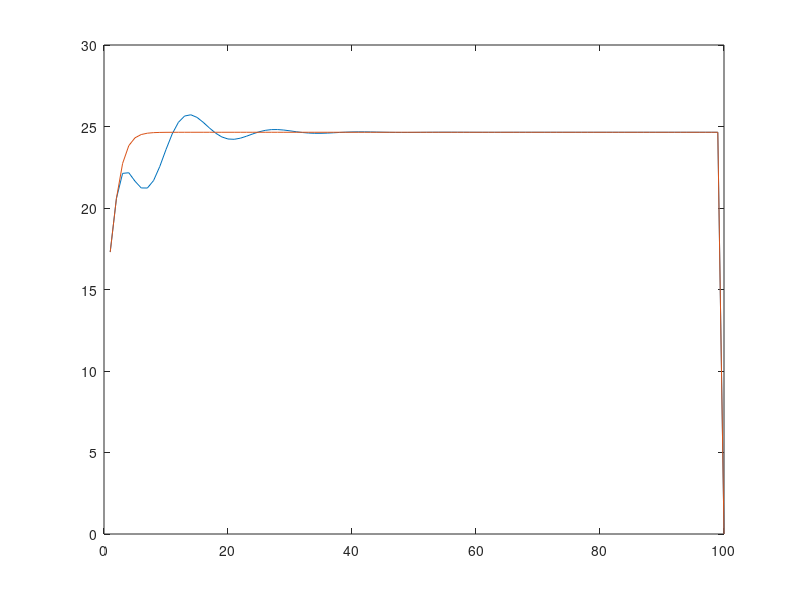
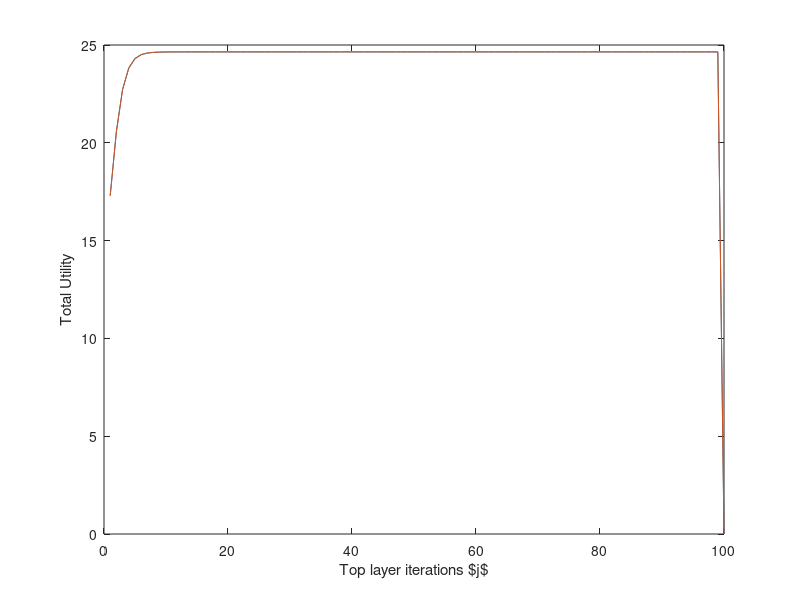
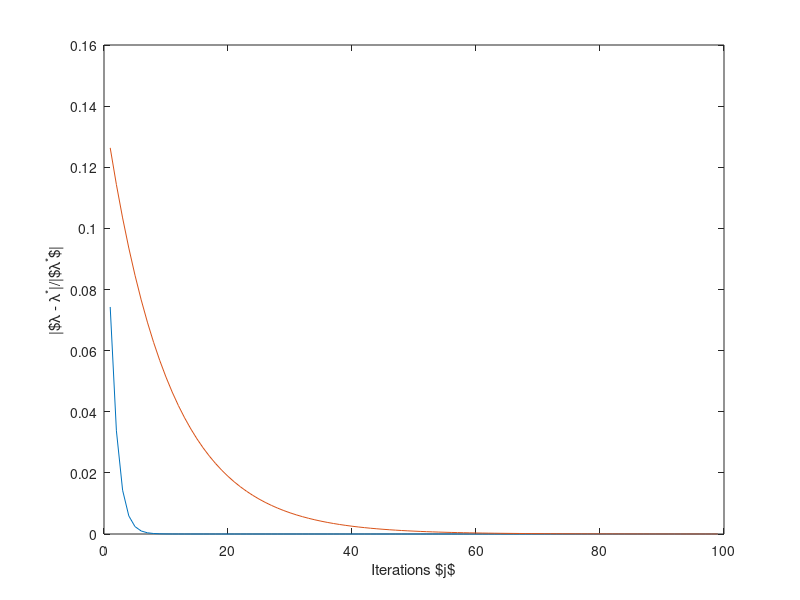

Write MATLAB code to recreate these figures, in order.
%clear;
S=10; % Number of end-users per operator
O=4; % Number of operators
N=S*O; % Number of users
Rtot= 0.5*N; % Total resource
x2=Rtot/N*ones(N,1); % Initial values of allocations for 2-layer
x3=Rtot/N*ones(S,O); % Initial values of allocations for 3-layer
%x3u=Rtot/N*ones(S,O); % Initial used values of allocations for 3-layer
lambda=1.1; % Initial lambda
mu=lambda*ones(O,1); % Initial mu
y=Rtot/O*ones(O,1); % Initial y
yu=y; % Initial used y

% number of iterations and step sizes
k1=1;
k2=1;
g2=2/52.5;
g1=4;
ds_dm=1/80;

Niter=100;
k=Niter;

w=rand(N,1)+1; % initial weights
%h = sqrt(1/2)*(randn(N,1)+1i*randn(N,1)); % initial channel
%a = abs(h.^2);
a=ones(N,1);
alphabar=5;
betabar=0.25;

T=(1)*(Niter); % duty cycle
p=lambda;

x2save=zeros(N,Niter);
ysave=zeros(O,Niter*k1);
ytemp=zeros(O,k1);
musave=zeros(O,Niter*k1*k2);
mutemp2=zeros(O,k1*k2);
mutemp=zeros(O,k2);
psave=zeros(1,Niter);
lambdasave=zeros(1,Niter);
step2=2/210;

f2=zeros(1,Niter);
f2converge=zeros(1,Niter);
Res=zeros(1,Niter);
x2u=Rtot/N*ones(N,1);
x3u=Rtot/N*ones(S,O);
f3o=zeros(O,1);
f3oj=zeros(O,k1*k2*k);
f3c=zeros(O,1);
f3cj=zeros(O,k1*k2*k);

tol=10;
ptemp=0;


for i=1:Niter-1
    flag=0;
%     if(mod(i,T)==0) % renew parameters each time slot
%         w=rand(N,1)+1;
%         h = sqrt(1/2)*(randn(N,1)+1i*randn(N,1));
%         %a = abs(h.^2);
%         a=ones(N,1);
%         flag=1;
%     end
    %     if(abs(p-ptemp)<tol)
    %         flag=1;
    %
    %     end
    w3=reshape(w,[S,O]);
    a3=reshape(a,[S,O]);
    x2=w./p - 1./a;
    x2=min(max(0,x2),Rtot);
    
    if sum(y)-Rtot > 0
        yu=y-((sum(y)-Rtot)/O).*ones(O,1);
        yu=min(max(0,yu),Rtot);
    else
        yu=y;
    end
    x2u=x2;
    if sum(x2)-Rtot > 0
        x2u=x2-((sum(x2)-Rtot)/N).*ones(N,1);
        x2u=min(max(0,x2u),Rtot);
        while sum(x2u)-Rtot > 0
        x2u=x2u-((sum(x2u)-Rtot)/N).*ones(N,1);
        x2u=min(max(0,x2u),Rtot);
        end
    else
        x2u=x2;
    end
    
    x2save(:,i)=x2;
    ptemp=p;
    p=p+step2*(sum(x2)-Rtot);
    p=max(0,p);
    psave(i)=p;
    
    Res(i)=sum(x2);
    Resu(i)=sum(x2u);
    f2(i)=sum(w.*log(1+a.*x2u));
    f2converge(i)=sum(w.*log(1+a.*x2));
    
    
    
    
    
    %% 3-Layer
    
    
    
    
    
    lambda=lambda+step2*(sum(y)-Rtot);
    lambda=max(0,lambda);
    lambdasave(i)=lambda;
    
    for o=1:O
        for j=1:k1
            y(o)=y(o)+g1*(mu(o)-lambda);
            y(o)=max(0,y(o));
            ytemp(o,j)=y(o);
            
            %             if (j==2 && (flag==1 || i==1))
            %                 x3u(:,o)=x3(:,o);
            %             end
            for h=1:k2
                
                x3(:,o)=w3(:,o)./mu(o)-1./a3(:,o);
                x3(:,o)=min(max(0,x3(:,o)),Rtot);
                
                if sum(x3(:,o))-yu(o) > 0
                    x3u(:,o)=x3(:,o)-((sum(x3(:,o))-yu(o))/S).*ones(S,1);
                    x3u(:,o)=min(max(0,x3u(:,o)),Rtot);
                else
                    x3u(:,o)=x3(:,o);
                end
                
                mu(o)=mu(o)+g2*(sum(x3(:,o))-y(o));
                mu(o)=max(0,mu(o));
                f3o(o)=sum(w3(:,o).*log(1+a3(:,o).*x3u(:,o)));
                f3c(o)=sum(w3(:,o).*log(1+a3(:,o).*x3(:,o)));
                f3oj(o,(i-1)*k1*k2+(j-1)*k2+h)=f3o(o);
                f3cj(o,(i-1)*k1*k2+(j-1)*k2+h)=f3c(o);
                mutemp(o,h)=mu(o);
                
            end
            mutemp2(o,((j-1)*k2+1:(j*k2))) = mutemp(o,:);
        end
    end
    ysave(:,((i-1)*k1+1:(i*k1))) = ytemp;
    musave(:,((i-1)*k1*k2+1:(i*k1*k2))) = mutemp2;
    
end
f3=sum(f3oj);
f3converge=sum(f3cj);


scale = N/(O+k1*k2*ds_dm*S);

f2long1=zeros(round(scale*k1*k2),1);
f2convergelong1=zeros(round(scale*k1*k2),1);
for i=1:Niter
    f2long1(:,i)=f2(i)*ones(round(scale*k1*k2),1);
    f2convergelong1(:,i)=f2converge(i)*ones(round(scale*k1*k2),1);
end
f2long=reshape(f2long1,[1,round(scale*k1*k2)*Niter]);
f2convergelong=reshape(f2convergelong1,[1,round(scale*k1*k2)*Niter]);

f2longIter=zeros(k1*k2,1);
f2convergelongIter=zeros(k1*k2,1);
for i=1:Niter
    f2longIter(:,i)=f2(i)*ones(k1*k2,1);
    f2convergelongIter(:,i)=f2converge(i)*ones(k1*k2,1);
end
f2longIter=reshape(f2longIter,[1,k1*k2*Niter]);
f2convergelongIter=reshape(f2convergelongIter,[1,k1*k2*Niter]);

ScalingZeros=length(f2convergelong)/4-length(f3converge)/4;
%f3convergeSC=[f3converge(1,1:k1*k2*(T-1)) f3converge(k1*k2*(T-1))*ones(1,round(scale*k1*k2)*(T-1)-k1*k2*(T-1)) f3converge(1,k1*k2*(T-1)+1:k1*k2*(2*T-1))...
%    f3converge(k1*k2*(2*T-1))*ones(1,round(scale*k1*k2)*(T)-k1*k2*(T)) f3converge(1,k1*k2*(2*T-1)+1:k1*k2*(3*T-1)) ...
%    f3converge(k1*k2*(3*T-1))*ones(1,round(scale*k1*k2)*(T)-k1*k2*(T)) f3converge(1,k1*k2*(3*T-1)+1:k1*k2*(4*T-1)) ...
%    f3converge(k1*k2*(4*T-1))*ones(1,round(scale*k1*k2)*(T)-k1*k2*(T))];

%fTh=[f2convergelong((T-1)*k1*k2)*ones(k1*k2*(T-1),1); f2convergelong((2*T-1)*k1*k2)*ones(k1*k2*(T),1); f2convergelong((3*T-1)*k1*k2)*ones(k1*k2*(T),1) ];

%plot((1:k1*k2*Niter)/(k1*k2),f3,(1:k1*k2*Niter)/(k1*k2),f2long,(1:k1*k2*Niter)/(k1*k2),f3converge,(1:k1*k2*Niter)/(k1*k2),f2convergelong,(1:k1*k2*Niter)/(k1*k2),fTh)
%plot((1:length(f3convergeSC))/round(scale*k1*k2)*0.1,f3convergeSC,(1:round(scale*k1*k2)*Niter)/round(scale*k1*k2)*0.1,f2convergelong)
%xlabel('Time');
%ylabel('Total Utility');
figure;
plot((1:length(f3converge))/(k1*k2),f3converge,(1:k1*k2*Niter)/(k1*k2),f2convergelongIter)
figure;
plot((1:k1*k2*Niter)/(k1*k2),f2convergelongIter,(1:k1*k2*Niter)/(k1*k2),f2longIter)

xlabel('Top layer iterations $j$');
ylabel('Total Utility');
%%
iter=1:99;
ratelambda=(5-0.25)/(5+0.25);
boundlambda=abs(1.1-psave(99))*(ratelambda.^iter);

err=abs(sum(x2save)-sum(ysave(:,1:1:100)));
eps=max(err(1:99));
errBoundlambda=abs(1-psave(99))*(ratelambda.^iter)+step2*eps*(1-ratelambda.^iter)./(1-ratelambda);
%%
figure;
plot(iter,abs(psave(1:99)-psave(99))/psave(99),iter,boundlambda);
xlabel('Iterations $j$');
ylabel('|$\lambda - \lambda^*|/|$\lambda^*$|');
hold on
%plot(iter,abs(lambdasave(1:99)-lambdasave(99))/lambdasave(99),iter,errBoundlambda);
hold on

%plot(iter,abs(lambdasave10(1:99)-lambdasave10(99))/lambdasave10(99),iter,errBoundlambda10);





% figure;
% semilogy((1:99),abs(ysave(:,1:99)-ysave(:,99))./ysave(:,99));
% xlabel('Iterations $j$');
% ylabel('$|y_o - y_o^*|/|y_o^*|$');
% 
% figure;
% semilogy([1:99],abs(musave(:,1:99)-musave(:,99))./musave(:,99));
% xlabel('Iterations $j$');
% ylabel('$|y_o - y_o^*|/|y_o^*|$');
% 
% figure;
% semilogy([1:99],abs(f2converge(:,1:99)-f2converge(:,99))./f2converge(:,99));
% xlabel('Iterations $j$');
% ylabel('$|y_o - y_o^*|/|y_o^*|$');
% 
